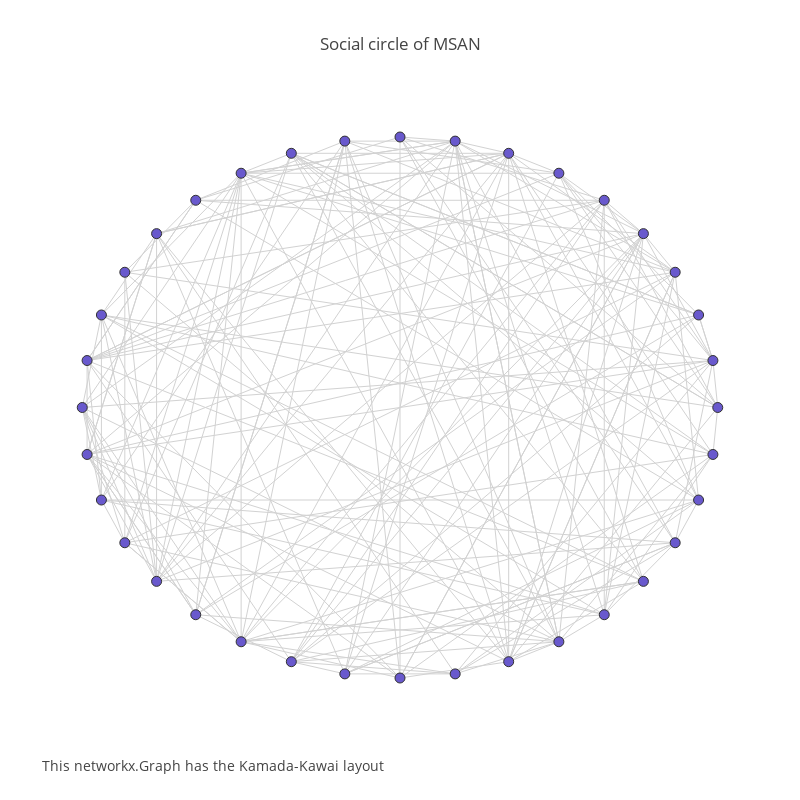

Notebook code cell kept with this figure:
### Markdown cell above
Circular layout

### Code cell
pos = nx.circular_layout(G)

N = len(node_names)

Xv = [pos[k][0] for k in node_names]
Yv = [pos[k][1] for k in node_names]
Xed = []
Yed = []

for edge in edges:
    Xed += [pos[edge[0]][0], pos[edge[1]][0], None]
    Yed += [pos[edge[0]][1], pos[edge[1]][1], None]

labels = list(G.nodes)

trace3 = Scatter(
    x=Xed,
    y=Yed,
    mode='lines',
    line=Line(color='rgb(210,210,210)', width=1),
    hoverinfo='none')
trace4 = Scatter(
    x=Xv,
    y=Yv,
    mode='markers',
    name='net',
    marker=Marker(
        symbol='dot',
        size=10,
        color='#6959CD',
        line=Line(color='rgb(50,50,50)', width=1)),
    text=labels,
    hoverinfo='text')

axis = dict(
    showline=False,  # hide axis line, grid, ticklabels and  title
    zeroline=False,
    showgrid=False,
    showticklabels=False,
    title='')

width = 800
height = 800
layout = Layout(
    title="Social circle of MSAN",
    font=Font(size=12),
    showlegend=False,
    autosize=False,
    width=width,
    height=height,
    xaxis=XAxis(axis),
    yaxis=YAxis(axis),
    margin=Margin(
        l=40,
        r=40,
        b=85,
        t=100,
    ),
    hovermode='closest',
    annotations=Annotations([
        Annotation(
            showarrow=False,
            text='This networkx.Graph has the Kamada-Kawai layout',
            xref='paper',
            yref='paper',
            x=0,
            y=-0.1,
            xanchor='left',
            yanchor='bottom',
            font=Font(size=14))
    ]),
)

annot = "This networkx.Graph has the circular layout"

data1 = Data([trace3, trace4])
fig1 = Figure(data=data1, layout=layout)
fig1['layout']['annotations'][0]['text'] = annot
iplot(fig1)

### Figure 1 — Plotly figure (JSON) as saved in the notebook; plotly's stock layout.template omitted (floating-point values rounded to 4 significant figures; data arrays with more than 128 entries replaced by an {"elided": "..."} marker saying what was removed)
{"data": [{"hoverinfo": "none", "line": {"color": "rgb(210,210,210)", "width": 1}, "mode": "lines", "type": "scatter", "x": {"elided": "600 float values"}, "y": {"elided": "600 float values"}}, {"hoverinfo": "text", "marker": {"color": "#6959CD", "line": {"color": "rgb(50,50,50)", "width": 1}, "size": 10, "symbol": "dot"}, "mode": "markers", "name": "net", "text": ["Patrick Yang", "Santosh", "Akshay", "Prince", "Neerja", "Deena", "Arpita", "Asmita", "Kerem", "Jake", "Spence", "John", "Ting Ting", "Danai", "Devesh", "Sooraj", "Kunal", "Fei", "David", "Alvira", "Vinay", "Jason", "Ian", "Matthew", "Taylor", "Vash", "Davi", "Jose", "Holly", "Ford", "Nishan", "Kaya", "Sara", "Shannon", "Tim", "Tyler"], "type": "scatter", "x": [1.0, 0.9848, 0.9397, 0.866, 0.766, 0.6428, 0.5, 0.342, 0.1736, -3.662e-08, -0.1736, -0.342, -0.5, -0.6428, -0.766, -0.866, -0.9397, -0.9848, -1.0, -0.9848, -0.9397, -0.866, -0.766, -0.6428, -0.5, -0.342, -0.1736, 1.902e-08, 0.1736, 0.342, 0.5, 0.6428, 0.766, 0.866, 0.9397, 0.9848], "y": [1.526e-08, 0.1736, 0.342, 0.5, 0.6428, 0.766, 0.866, 0.9397, 0.9848, 1, 0.9848, 0.9397, 0.866, 0.766, 0.6428, 0.5, 0.342, 0.1736, -7.216e-08, -0.1736, -0.342, -0.5, -0.6428, -0.766, -0.866, -0.9397, -0.9848, -1.0, -0.9848, -0.9397, -0.866, -0.766, -0.6428, -0.5, -0.342, -0.1736]}], "layout": {"annotations": [{"font": {"size": 14}, "showarrow": false, "text": "This networkx.Graph has the Kamada-Kawai layout", "x": 0, "xanchor": "left", "xref": "paper", "y": -0.1, "yanchor": "bottom", "yref": "paper"}], "autosize": false, "font": {"size": 12}, "height": 800, "hovermode": "closest", "margin": {"b": 85, "l": 40, "r": 40, "t": 100}, "showlegend": false, "title": "Social circle of MSAN", "width": 800, "xaxis": {"showgrid": false, "showline": false, "showticklabels": false, "title": "", "zeroline": false}, "yaxis": {"showgrid": false, "showline": false, "showticklabels": false, "title": "", "zeroline": false}}}
